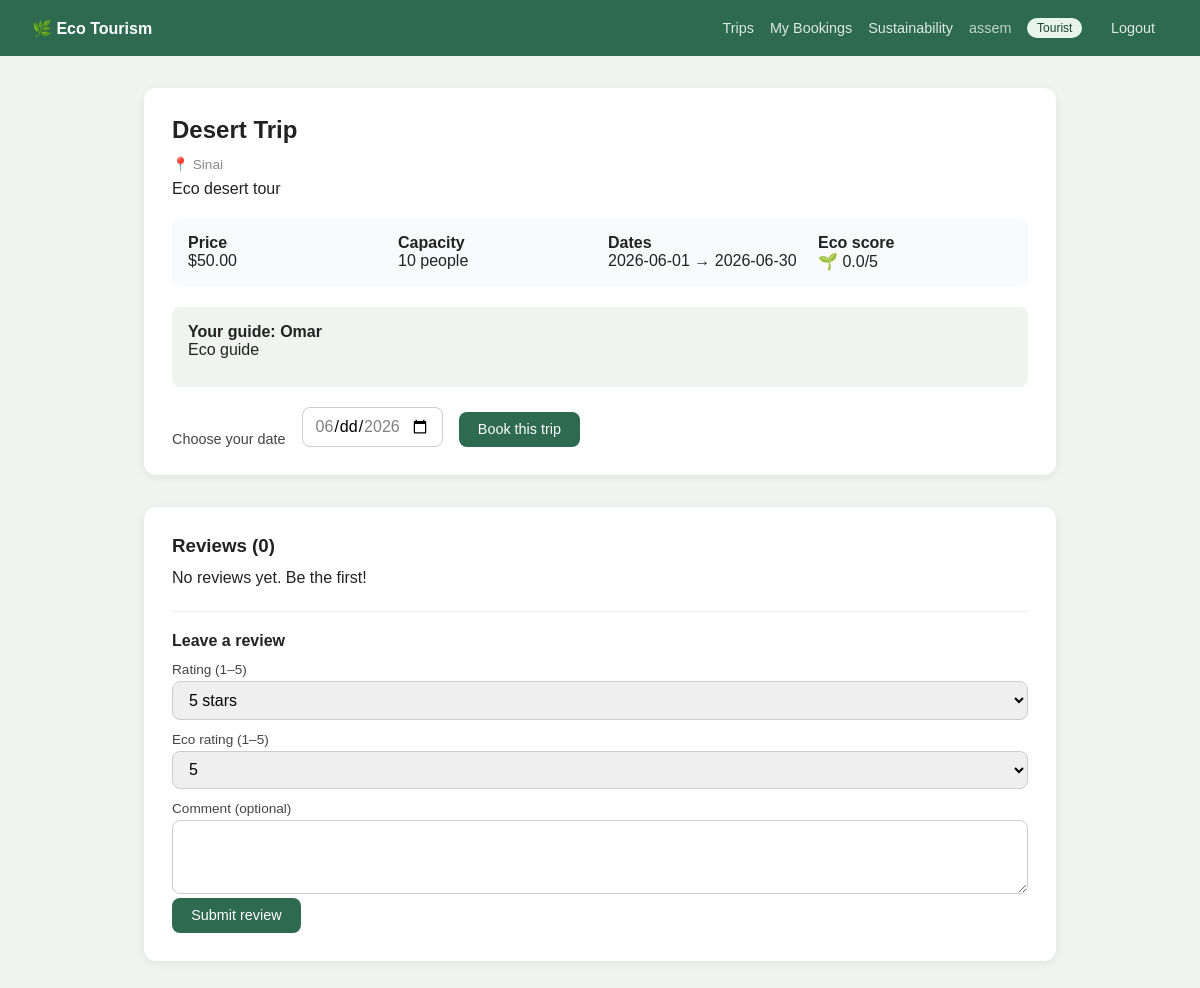
The app's page /index.php?action=trip_detail&id=1 (signed in) with its own data.
### tables this page shows
CREATE TABLE `users` (
  `id` int(11) NOT NULL,
  `name` varchar(100) DEFAULT NULL,
  `email` varchar(100) DEFAULT NULL,
  `password` varchar(255) DEFAULT NULL,
  `role` enum('tourist','guide','admin') DEFAULT 'tourist',
  `created_at` timestamp NOT NULL DEFAULT current_timestamp()
);

CREATE TABLE `trips` (
  `id` int(11) NOT NULL,
  `guide_id` int(11) DEFAULT NULL,
  `title` varchar(255) DEFAULT NULL,
  `description` text DEFAULT NULL,
  `location` varchar(255) DEFAULT NULL,
  `price` decimal(10,2) DEFAULT NULL,
  `capacity` int(11) DEFAULT NULL,
  `available_from` date DEFAULT NULL,
  `available_to` date DEFAULT NULL,
  `sustainability_score` float DEFAULT 0,
  `created_at` timestamp NOT NULL DEFAULT current_timestamp(),
  `transport_type` varchar(50) DEFAULT NULL COMMENT 'plane, walking, bus, etc.',
  `distance_km` decimal(8,2) DEFAULT 100.00,
  `is_protected_area` tinyint(1) DEFAULT 0,
  `indigenous_consent_status` enum('pending','approved','rejected','not_required') DEFAULT 'not_required',
  `type` varchar(50) DEFAULT NULL COMMENT 'desert, marine, forest, etc.',
  `tags` text DEFAULT NULL,
  `equipment_type` varchar(50) DEFAULT NULL,
  `equipment_total` int(11) DEFAULT NULL,
  `waste_management_level` enum('zero_waste','recycling','basic','none') DEFAULT 'basic',
  `carbon_score` decimal(10,2) DEFAULT 0.00
);

CREATE TABLE `guides` (
  `id` int(11) NOT NULL,
  `user_id` int(11) DEFAULT NULL,
  `bio` text DEFAULT NULL,
  `languages` varchar(255) DEFAULT NULL,
  `experience_years` int(11) DEFAULT NULL,
  `rating` float DEFAULT 0,
  `sustainability_score` float DEFAULT 0,
  `years_of_residency` int(11) DEFAULT 0,
  `community_score` int(11) DEFAULT 0,
  `local_cred_score` decimal(5,2) DEFAULT 0.00
);

### app/controllers/TripController.php (called while the page is built, shortened)
<?php
class TripController
{
    private $db;
    public function __construct($databaseConnection)
    {
        $this->db = $databaseConnection;
    }
    public function showTripDetail($loggedInUser)
    {
        $tripId = (int) ($_GET["id"] ?? 0);
        $statement = $this->db->prepare(
            "SELECT trips.*, users.name AS guide_name, guides.bio AS guide_bio,
                    guides.sustainability_score AS guide_sustainability
             FROM trips
             JOIN guides ON trips.guide_id = guides.id
             JOIN users  ON guides.user_id = users.id
             WHERE trips.id = ?
             LIMIT 1"
        );
        $statement->execute([$tripId]);
        $row = $statement->fetch();
        $trip                       = new Trip();
        $trip->title                = $row["title"];
        $trip->description          = $row["description"];
        $trip->location             = $row["location"];
        $trip->price                = $row["price"];
        $trip->capacity             = $row["capacity"];
        $trip->available_from       = $row["available_from"];
        $trip->available_to         = $row["available_to"];
        $trip->sustainability_score = $row["sustainability_score"];
        $trip->guide_name           = $row["guide_name"];
        $trip->guide_bio            = $row["guide_bio"];
        $reviewStatement = $this->db->prepare(
            "SELECT reviews.*, users.name AS reviewer_name
             FROM reviews
             JOIN users ON reviews.user_id = users.id
             WHERE reviews.trip_id = ?
             ORDER BY reviews.created_at DESC"
        );
        $reviewStatement->execute([$tripId]);
        $reviews = $reviewStatement->fetchAll();
        require_once __DIR__ . "/../../views/trips/detail.php";
    }
}

### public/index.php (called while the page is built, shortened)
<?php
require_once __DIR__ . '/../config/database.php';
if (!empty($_SESSION['user_id'])) {
    $userStatement = $databaseConnection->prepare(
        "
        SELECT *
        FROM users
        WHERE id = ?
        LIMIT 1
        "
    );
    $userStatement->execute([
        $_SESSION['user_id']
    ]);
    $userRow = $userStatement->fetch(PDO::FETCH_ASSOC);
    if ($userRow) {
        $loggedInUser = new User();
        $loggedInUser->name = $userRow['name'] ?? '';
        $loggedInUser->role = $userRow['role'] ?? 'traveler';
    } else {
        $_SESSION = [];
        session_destroy();
        header('Location: index.php?action=login');
        exit;
    }
}
require_once __DIR__ . '/../app/controllers/AuthenticationController.php';
require_once __DIR__ . '/../app/controllers/TripController.php';
require_once __DIR__ . '/../routes/web.php';

### views/trips/detail.php (the view, shortened to what this page needs)
<?php
$trip = $trip ?? null;
$reviews = $reviews ?? [];
?>
<!DOCTYPE html>
<html lang="en">
<head>
    <link rel="stylesheet" href="assets/style.css">
</head>
<body>
    <?php require_once __DIR__ . '/../partials/nav.php'; ?>
    <main class="page-content">
        <?php if (!$trip): ?>
            <div class="detail-card">
                <h2>Trip not found</h2>
                <p>
                    The requested trip could not be loaded.
                </p>
                <a href="index.php?action=trips" class="btn btn-primary">
                    Back to trips
                </a>
            </div>
        <?php else: ?>
            <div class="detail-card">
                <h2>
                    <?= htmlspecialchars($trip->title) ?>
                </h2>
                <p class="trip-location">
                    📍 <?= htmlspecialchars($trip->location) ?>
                </p>
                <p>
                    <?= nl2br(htmlspecialchars($trip->description)) ?>
                </p>
                <div class="detail-meta">
                    <div>
                        <strong>Price</strong>
                        <br>
                        $<?= number_format((float) $trip->price, 2) ?>
                    </div>
                    <div>
                        <strong>Capacity</strong>
                        <br>
                        <?= (int) $trip->capacity ?> people
                    </div>
                    <div>
                        <strong>Dates</strong>
                        <br>
                        <?= htmlspecialchars($trip->available_from) ?>
                        →
                        <?= htmlspecialchars($trip->available_to) ?>
                    </div>
                    <div>
                        <strong>Eco score</strong>
                        <br>
                        🌱
                        <?= number_format((float) $trip->sustainability_score, 1) ?>/5
                    </div>
                </div>
                <div class="guide-box">
                    <strong>
                        Your guide:
                        <?= htmlspecialchars($trip->guide_name ?? 'Unknown Guide') ?>
                    </strong>
                    <?php if (!empty($trip->guide_bio)): ?>
                        <p>
                            <?= htmlspecialchars($trip->guide_bio) ?>
                        </p>
                    <?php endif; ?>
                </div>
                <form
                    method="POST"
                    action="index.php?action=checkout"
                    class="booking-form">
                    <label for="booking_date">
                        Choose your date
                    </label>
                    <input
                        type="date"
                        id="booking_date"
                        name="booking_date"
                        min="<?= htmlspecialchars($trip->available_from) ?>"
                        max="<?= htmlspecialchars($trip->available_to) ?>"
                        required>
                    <button
                        type="submit"
                        class="btn btn-primary">
                        Book this trip
                    </button>
                </form>
            </div>
            <section class="reviews-section">
                <h3>
                    Reviews (<?= count($reviews) ?>)
                </h3>
                <?php if (empty($reviews)): ?>
                    <p>
                        No reviews yet. Be the first!
                    </p>
                <?php endif; ?>
                <form
                    method="POST"
                    action="index.php?action=review_submit"
                    class="review-form">
                    <h4>Leave a review</h4>
                    <label for="rating">
                        Rating (1–5)
                    </label>
                    <select
                        name="rating"
                        id="rating"
                        required>
                        <?php for ($ratingValue = 5; $ratingValue >= 1; $ratingValue--): ?>
                            <option value="<?= $ratingValue ?>">
                                <?= $ratingValue ?>
                                star<?= $ratingValue > 1 ? 's' : '' ?>
                            </option>
                        <?php endfor; ?>
                    </select>
                    <label for="eco_rating">
                        Eco rating (1–5)
                    </label>
                    <select
                        name="eco_rating"
                        id="eco_rating"
                        required>
                        <?php for ($ecoRatingValue = 5; $ecoRatingValue >= 1; $ecoRatingValue--): ?>
                            <option value="<?= $ecoRatingValue ?>">
                                <?= $ecoRatingValue ?>
                            </option>
                        <?php endfor; ?>
                    </select>
                    <label for="comment">
                        Comment (optional)
                    </label>
                    <textarea
                        name="comment"
                        id="comment"
                        rows="3"></textarea>
                    <button
                        type="submit"
                        class="btn btn-primary">
                        Submit review
                    </button>
                </form>
            </section>
        <?php endif; ?>
    </main>
</body>
</html>

### views/partials/nav.php (shortened to what this page needs)
<nav class="navbar">
    <a href="index.php?action=dashboard" class="nav-brand">
        🌿 Eco Tourism
    </a>
    <div class="nav-links">
        <?php if (!empty($loggedInUser)): ?>
            <?php
            $isApprovedGuide = true;
            ?>
            <?php if ($loggedInUser->role !== 'admin' && $isApprovedGuide): ?>
                <a href="index.php?action=trips">Trips</a>
                <a href="index.php?action=my_bookings">My Bookings</a>
                <a href="index.php?action=sustainability_report_global">
                    Sustainability
                </a>
            <?php endif; ?>
            <span class="nav-user">
                <?= htmlspecialchars($loggedInUser->name ?? '') ?>
            </span>
            <span class="badge badge-<?= htmlspecialchars($loggedInUser->role ?? 'traveler') ?>">
                <?= htmlspecialchars($loggedInUser->role ?? 'traveler') ?>
            </span>
            <a href="index.php?action=logout" class="btn btn-outline btn-sm">
                Logout
            </a>
        <?php else: ?>
            <a href="index.php?action=login">Login</a>
            <a href="index.php?action=register">Register</a>
        <?php endif; ?>
    </div>
</nav>

### public/assets/style.css (style rules this page uses)
*, *::before, *::after { box-sizing: border-box; }
body { font-family: sans-serif; margin: 0; background: #f0f4f0; color: #222; }
a { color: #2d6a4f; }
h1, h2, h3, h4 { margin: 0 0 .75rem; }
p { margin: 0 0 .75rem; }
input, select, textarea, button { font-family: inherit; font-size: 1rem; }
.navbar { background: #2d6a4f; color: #fff; display: flex; justify-content: space-between; align-items: center; padding: .85rem 2rem; gap: 1rem; }
.nav-brand { color: #fff; text-decoration: none; font-weight: 600; font-size: 1rem; }
.nav-links { display: flex; align-items: center; gap: 1rem; flex-wrap: wrap; }
.nav-links a { color: rgba(255, 255, 255, .85); text-decoration: none; font-size: .9rem; }
.nav-user { color: rgba(255, 255, 255, .7); font-size: .9rem; }
.page-content { max-width: 960px; margin: 2rem auto; padding: 0 1.5rem; }
.btn { display: inline-block; padding: .6rem 1.2rem; border-radius: 8px; font-size: .9rem; cursor: pointer; text-decoration: none; border: none; }
.btn-primary { background: #2d6a4f; color: #fff; }
.btn-outline { background: transparent; border: 1px solid #2d6a4f; color: #2d6a4f; }
.btn-sm { padding: .35rem .75rem; font-size: .8rem; }
.badge { display: inline-block; padding: .2rem .6rem; border-radius: 20px; font-size: .75rem; text-transform: capitalize; }
.badge-tourist { background: #e8f5e9; color: #1b4332; }
.trip-location { color: #888; font-size: .85rem; margin-bottom: .5rem; }
.detail-card { background: #fff; border-radius: 12px; padding: 1.75rem; box-shadow: 0 2px 8px rgba(0, 0, 0, .07); margin-bottom: 2rem; }
.detail-meta { display: grid; grid-template-columns: repeat(auto-fit, minmax(140px, 1fr)); gap: 1rem; background: #f9fafb; border-radius: 8px; padding: 1rem; margin: 1.25rem 0; }
.guide-box { background: #f0f4f0; border-radius: 8px; padding: 1rem; margin-bottom: 1.25rem; }
.booking-form { display: flex; gap: 1rem; align-items: flex-end; flex-wrap: wrap; margin-top: 1rem; }
.booking-form label { font-size: .9rem; color: #444; }
.booking-form input[type="date"] { padding: .55rem .75rem; border: 1px solid #ccc; border-radius: 8px; }
.reviews-section { background: #fff; border-radius: 12px; padding: 1.75rem; box-shadow: 0 2px 8px rgba(0, 0, 0, .07); }
.review-form { margin-top: 1.5rem; border-top: 1px solid #eee; padding-top: 1.25rem; }
.review-form label { display: block; font-size: .85rem; color: #444; margin-bottom: .25rem; margin-top: .75rem; }
.review-form select, .review-form textarea { width: 100%; padding: .55rem .75rem; border: 1px solid #ccc; border-radius: 8px; }

### records on screen
users: name "assem", role "Tourist"
trips: title "Desert Trip", location "Sinai", description "Eco desert tour", price "50.00", capacity "10", available_from "2026-06-01", available_to "2026-06-30", sustainability_score "0.0", users.name "Omar", guide.bio "Eco guide"

### other values on screen
count($reviews) "0"
form field rating "5 stars"
form field eco_rating "5"
